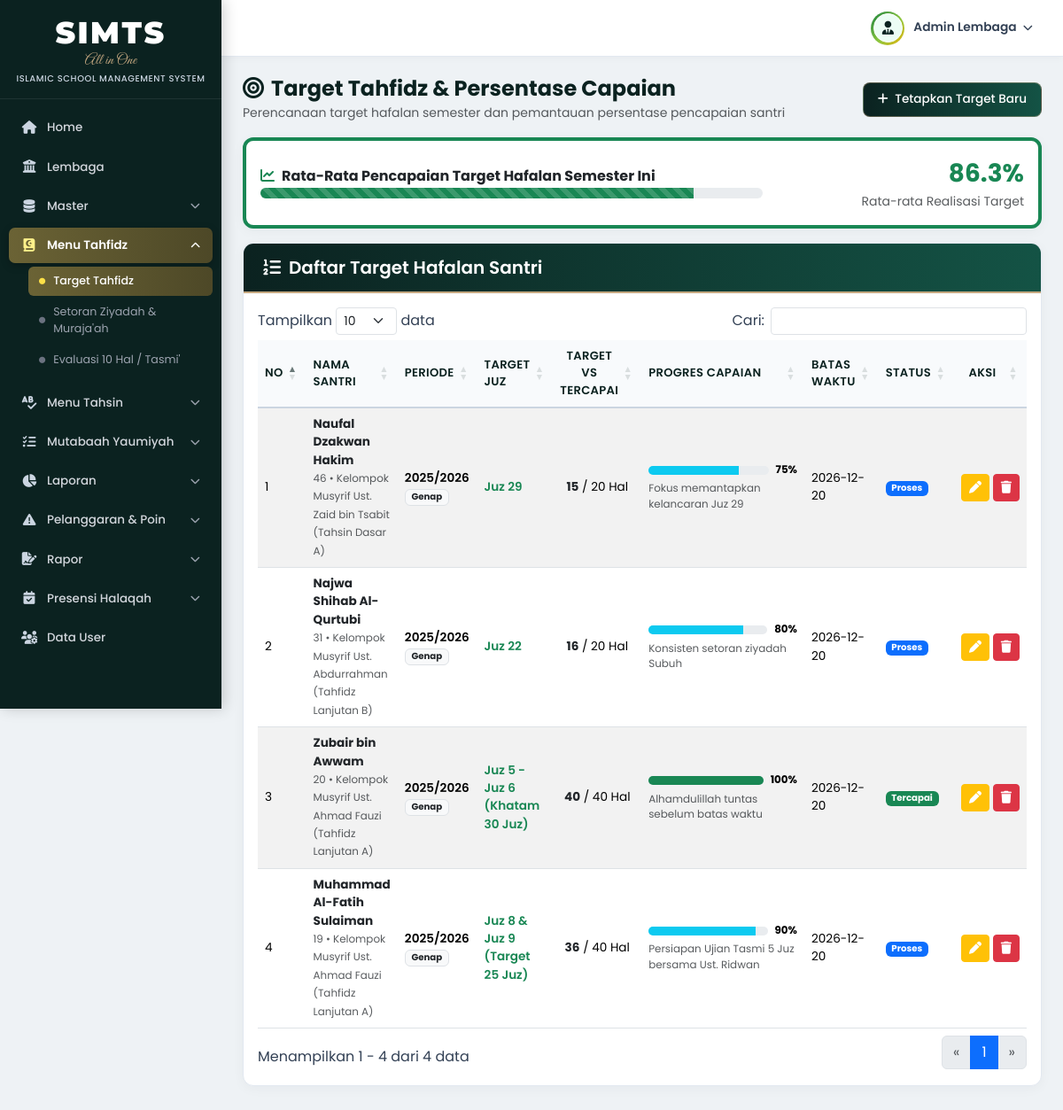
The app's page /modules/tahfidz/target_tahfidz.php (signed in) with its own data.
### tables this page shows
CREATE TABLE `target_tahfidz` (
  `id` INT AUTO_INCREMENT PRIMARY KEY,
  `santri_id` INT NOT NULL,
  `semester` ENUM('Ganjil','Genap') NOT NULL DEFAULT 'Genap',
  `tahun_ajaran` VARCHAR(20) NOT NULL DEFAULT '2025/2026',
  `juz_target` VARCHAR(50) NOT NULL,
  `target_halaman` INT NOT NULL DEFAULT 20,
  `tercapai_halaman` INT NOT NULL DEFAULT 0,
  `persentase_capaian` DECIMAL(5,2) NOT NULL DEFAULT 0.00,
  `batas_waktu` DATE DEFAULT NULL,
  `status_target` ENUM('Belum Tercapai','Proses','Tercapai') NOT NULL DEFAULT 'Proses',
  `keterangan` TEXT DEFAULT NULL,
  `created_at` TIMESTAMP DEFAULT CURRENT_TIMESTAMP,
  CONSTRAINT `fk_target_santri` FOREIGN KEY (`santri_id`) REFERENCES `santri`(`id`) ON DELETE CASCADE
);

CREATE TABLE `santri` (
  `id` INT AUTO_INCREMENT PRIMARY KEY,
  `id_santri` INT GENERATED ALWAYS AS (`id`) VIRTUAL,
  `nis` VARCHAR(30) NOT NULL UNIQUE,
  `nisn` VARCHAR(30) DEFAULT NULL,
  `nama_santri` VARCHAR(120) NOT NULL,
  `jenis_kelamin` ENUM('L','P') NOT NULL DEFAULT 'L',
  `tempat_lahir` VARCHAR(60) DEFAULT 'Jakarta',
  `tanggal_lahir` DATE DEFAULT '2012-01-01',
  `usia` INT NOT NULL DEFAULT 14,
  `jenjang` ENUM('SMP','SMA') NOT NULL DEFAULT 'SMP',
  `tahun_angkatan` VARCHAR(20) NOT NULL DEFAULT '2025/2026',
  `kategori_halaqah` ENUM('Tahsin Dasar','Tahfidz Lanjutan') NOT NULL DEFAULT 'Tahsin Dasar',
  `kelompok_musyrif` VARCHAR(100) NOT NULL DEFAULT 'Kelompok Musyrif Ust. Zaid bin Tsabit (Tahsin Dasar A)',
  `kelas_program` VARCHAR(50) DEFAULT 'Tahun ke-1 (Tingkat Dasar)',
  `jilid_tahsin` VARCHAR(40) DEFAULT 'Al-Qur''an / Tajwid',
  `target_juz` INT NOT NULL DEFAULT 5,
  `total_hafalan_juz` DECIMAL(4,1) DEFAULT 1.0,
  `halaqah_id` INT DEFAULT 1,
  `pengajar_id` INT DEFAULT 1,
  `id_user_orang_tua` INT DEFAULT 3,
  `nama_orang_tua` VARCHAR(120) DEFAULT NULL,
  `no_hp_orang_tua` VARCHAR(25) DEFAULT NULL,
  `alamat` TEXT DEFAULT NULL,
  `tanggal_masuk` DATE DEFAULT '2025-07-15',
  `status_santri` ENUM('Aktif','Alumni','Keluar') NOT NULL DEFAULT 'Aktif',
  `created_at` TIMESTAMP DEFAULT CURRENT_TIMESTAMP,
  CONSTRAINT `fk_santri_halaqah` FOREIGN KEY (`halaqah_id`) REFERENCES `halaqah`(`id`) ON DELETE SET NULL,
  CONSTRAINT `fk_santri_pengajar` FOREIGN KEY (`pengajar_id`) REFERENCES `pengajar`(`id`) ON DELETE SET NULL,
  CONSTRAINT `fk_santri_ortu` FOREIGN KEY (`id_user_orang_tua`) REFERENCES `users`(`id`) ON DELETE SET NULL
);

CREATE TABLE `halaqah` (
  `id` INT AUTO_INCREMENT PRIMARY KEY,
  `kode_halaqah` VARCHAR(20) NOT NULL UNIQUE,
  `nama_halaqah` VARCHAR(100) NOT NULL,
  `pengajar_id` INT NOT NULL,
  `ruangan` VARCHAR(60) DEFAULT 'Ruang Utama Masjid',
  `target_program` VARCHAR(80) DEFAULT 'Tahfidz Lanjutan',
  `created_at` TIMESTAMP DEFAULT CURRENT_TIMESTAMP,
  CONSTRAINT `fk_halaqah_pengajar` FOREIGN KEY (`pengajar_id`) REFERENCES `pengajar`(`id`) ON DELETE CASCADE
);

### config/koneksi.php (called while the page is built, shortened)
<?php
function e(?string $str): string
{
    return htmlspecialchars($str ?? '', ENT_QUOTES, 'UTF-8');
}

### modules/tahfidz/target_tahfidz.php (the view, shortened to what this page needs)
<?php
require_once __DIR__ . '/../../config/koneksi.php';
$role       = $_SESSION['role'] ?? 'admin';
$user_id    = (int) ($_SESSION['user_id'] ?? 0);
$where_ortu = ($role === 'orang_tua') ? "WHERE s.id_user_orang_tua = $user_id" : "";
$sql_target = "SELECT t.*, s.nis, s.nama_santri, h.nama_halaqah
               FROM target_tahfidz t
               JOIN santri s ON t.santri_id = s.id
               LEFT JOIN halaqah h ON s.halaqah_id = h.id
               $where_ortu
               ORDER BY t.id DESC";
$res_target = mysqli_query($conn, $sql_target);
$rata_capaian = 0;
$sql_avg = "SELECT AVG(t.persentase_capaian) FROM target_tahfidz t JOIN santri s ON t.santri_id = s.id $where_ortu";
$res_avg = mysqli_query($conn, $sql_avg);
if ($res_avg && $r_avg = mysqli_fetch_row($res_avg)) {
    $rata_capaian = round((float) $r_avg[0], 1);
}
include __DIR__ . '/../../includes/header.php';
include __DIR__ . '/../../includes/sidebar.php';
?>
<div class="d-flex justify-content-between align-items-center mb-3 flex-wrap gap-2">
    <div>
        <h4 class="fw-bold mb-0" style="color:#0b2220;"><i class="fa-solid fa-bullseye me-2"></i>Target Tahfidz &amp; Persentase Capaian</h4>
        <small class="text-muted">Perencanaan target hafalan semester dan pemantauan persentase pencapaian santri</small>
    </div>
    <?php if (in_array($role, ['admin', 'pengajar'], true)): ?>
    <button class="btn btn-siata" data-bs-toggle="modal" data-bs-target="#modalTambahTarget">
        <i class="fa-solid fa-plus me-1"></i> Tetapkan Target Baru
    </button>
    <?php endif; ?>
</div>
<div class="card-siata p-3 mb-3 bg-white border-start border-4 border-success">
    <div class="row align-items-center">
        <div class="col-md-8">
            <h6 class="fw-bold text-dark mb-1"><i class="fa-solid fa-chart-line text-success me-2"></i>Rata-Rata Pencapaian Target Hafalan Semester Ini</h6>
            <div class="progress" style="height: 12px;">
                <div class="progress-bar bg-success progress-bar-striped progress-bar-animated" style="width: <?= $rata_capaian ?>%"></div>
            </div>
        </div>
        <div class="col-md-4 text-md-end mt-2 mt-md-0">
            <span class="fs-3 fw-bold text-success"><?= $rata_capaian ?>%</span>
            <span class="small text-muted d-block">Rata-rata Realisasi Target</span>
        </div>
    </div>
</div>
<div class="card-siata">
    <div class="card-header-siata">
        <h5><i class="fa-solid fa-list-ol"></i> Daftar Target Hafalan Santri</h5>
    </div>
    <div class="p-3 table-responsive">
        <table class="table table-hover table-striped table-siata datatable-siata align-middle w-100">
            <thead>
                <tr>
                    <th>No</th>
                    <th>Nama Santri</th>
                    <th>Periode</th>
                    <th>Target Juz</th>
                    <th class="text-center">Target vs Tercapai</th>
                    <th style="width: 210px;">Progres Capaian</th>
                    <th>Batas Waktu</th>
                    <th>Status</th>
                    <?php if (in_array($role, ['admin', 'pengajar'], true)): ?>
                    <th class="text-center">Aksi</th>
                    <?php endif; ?>
                </tr>
            </thead>
            <tbody>
                <?php $no = 1; while ($row = mysqli_fetch_assoc($res_target)): ?>
                <?php
                    $pct = (float) $row['persentase_capaian'];
                    $bar_color = $pct >= 100 ? 'bg-success' : ($pct >= 50 ? 'bg-info' : 'bg-warning');
                    $badge_st  = match ($row['status_target']) {
                        'Tercapai'       => 'bg-success',
                        'Proses'         => 'bg-primary',
                        default          => 'bg-secondary'
                    };
                ?>
                <tr>
                    <td><?= $no++ ?></td>
                    <td>
                        <div class="fw-bold text-dark"><?= e($row['nama_santri']) ?></div>
                        <small class="text-muted"><?= e($row['nis']) ?> &bull; <?= e($row['nama_halaqah'] ?? '-') ?></small>
                    </td>
                    <td>
                        <div class="fw-semibold"><?= e($row['tahun_ajaran']) ?></div>
                        <small class="badge bg-light text-dark border"><?= e($row['semester']) ?></small>
                    </td>
                    <td class="fw-semibold text-success"><?= e($row['juz_target']) ?></td>
                    <td class="text-center">
                        <span class="fw-bold text-dark"><?= (int) $row['tercapai_halaman'] ?></span> / <?= (int) $row['target_halaman'] ?> Hal
                    </td>
                    <td>
                        <div class="d-flex align-items-center gap-2">
                            <div class="progress flex-grow-1" style="height: 10px;">
                                <div class="progress-bar <?= $bar_color ?>" role="progressbar" style="width: <?= min(100, $pct) ?>%"></div>
                            </div>
                            <span class="small fw-bold"><?= number_format($pct, 0) ?>%</span>
                        </div>
                        <?php if ($row['keterangan']): ?>
                            <small class="text-muted d-block mt-1"><?= e($row['keterangan']) ?></small>
                        <?php endif; ?>
                    </td>
                    <td><?= e($row['batas_waktu']) ?></td>
                    <td><span class="badge <?= $badge_st ?>"><?= e($row['status_target']) ?></span></td>
                    <?php if (in_array($role, ['admin', 'pengajar'], true)): ?>
                    <td class="text-center text-nowrap">
                        <button type="button" class="btn btn-warning btn-sm text-white btn-edit-target"
                                data-target='<?= e(json_encode($row)) ?>'
                                data-bs-toggle="modal" data-bs-target="#modalEditTarget">
                            <i class="fa-solid fa-pen"></i>
                        </button>
                        <button type="button" class="btn btn-danger btn-sm btn-hapus-target"
                                data-id="<?= (int) $row['id'] ?>"
                                data-nama="<?= e($row['nama_santri']) ?>"
                                data-bs-toggle="modal" data-bs-target="#modalHapusTarget">
                            <i class="fa-solid fa-trash"></i>
                        </button>
                    </td>
                    <?php endif; ?>
                </tr>
                <?php endwhile; ?>
            </tbody>
        </table>
    </div>
</div>
<?php include __DIR__ . '/../../includes/footer.php'; ?>

### assets/css/style.css (style rules this page uses)
:root { --sidebar-width: 250px; --sidebar-bg: #0b2220; --siata-green-dark: #0b2220; --siata-green-mid: #145345; --sidebar-hover: rgba(255, 255, 255, 0.06); --sidebar-active-gradient: linear-gradient(90deg, #6b6335, #4d4827); --sidebar-gold: #c5a880; --topbar-height: 64px; --content-bg: #eef2f5; }
* { box-sizing: border-box; }
body { margin: 0; font-family: 'Poppins', sans-serif; background-color: var(--content-bg); color: #334155; overflow-x: hidden; }
.card-siata { background: #ffffff; border: 1px solid #e2e8f0; border-radius: 12px; box-shadow: 0 3px 14px rgba(15, 23, 42, 0.04); overflow: hidden; margin-bottom: 22px; }
.card-header-siata { background: linear-gradient(90deg, #0b2220 0%, #145345 100%); color: #ffffff; padding: 15px 22px; display: flex; align-items: center; justify-content: space-between; flex-wrap: wrap; gap: 10px; border-bottom: 2px solid #c5a880; }
.card-header-siata h5, .card-header-siata h6 { margin: 0; font-weight: 600; color: #ffffff; display: flex; align-items: center; gap: 9px; }
.btn-siata { background: linear-gradient(90deg, #0b2220, #145345); color: #ffffff; border: 1px solid rgba(197, 168, 128, 0.4); font-weight: 500; font-size: 0.85rem; border-radius: 8px; padding: 8px 16px; transition: all 0.2s; }
.table-siata thead th { background-color: #f8fafc; color: #0b2220; font-weight: 600; font-size: 0.82rem; text-transform: uppercase; letter-spacing: 0.3px; border-bottom: 2px solid #cbd5e1; vertical-align: middle; }
.table-siata tbody td { font-size: 0.85rem; vertical-align: middle; }

### records on screen
target_tahfidz: santri.nama_santri "Naufal Dzakwan Hakim", santri.nis "46", halaqah.nama_halaqah "Kelompok Musyrif Ust. Zaid bin Tsabit (Tahsin Dasar A)", tahun_ajaran "2025/2026", semester "Genap", juz_target "Juz 29", tercapai_halaman "15", target_halaman "20", persentase_capaian "75", keterangan "Fokus memantapkan kelancaran Juz 29", batas_waktu "2026-12-20", status_target "Proses"
target_tahfidz: santri.nama_santri "Najwa Shihab Al-Qurtubi", santri.nis "31", halaqah.nama_halaqah "Kelompok Musyrif Ust. Abdurrahman (Tahfidz Lanjutan B)", tahun_ajaran "2025/2026", semester "Genap", juz_target "Juz 22", tercapai_halaman "16", target_halaman "20", persentase_capaian "80", keterangan "Konsisten setoran ziyadah Subuh", batas_waktu "2026-12-20", status_target "Proses"
target_tahfidz: santri.nama_santri "Zubair bin Awwam", santri.nis "20", halaqah.nama_halaqah "Kelompok Musyrif Ust. Ahmad Fauzi (Tahfidz Lanjutan A)", tahun_ajaran "2025/2026", semester "Genap", juz_target "Juz 5 - Juz 6 (Khatam 30 Juz)", tercapai_halaman "40", target_halaman "40", persentase_capaian "100", keterangan "Alhamdulillah tuntas sebelum batas waktu", batas_waktu "2026-12-20", status_target "Tercapai"
target_tahfidz: santri.nama_santri "Muhammad Al-Fatih Sulaiman", santri.nis "19", halaqah.nama_halaqah "Kelompok Musyrif Ust. Ahmad Fauzi (Tahfidz Lanjutan A)", tahun_ajaran "2025/2026", semester "Genap", juz_target "Juz 8 & Juz 9 (Target 25 Juz)", tercapai_halaman "36", target_halaman "40", persentase_capaian "90", keterangan "Persiapan Ujian Tasmi 5 Juz bersama Ust. Ridwan", batas_waktu "2026-12-20", status_target "Proses"

### other values on screen
$topbar_user_label "Admin Lembaga"
$rata_capaian "86.3"
